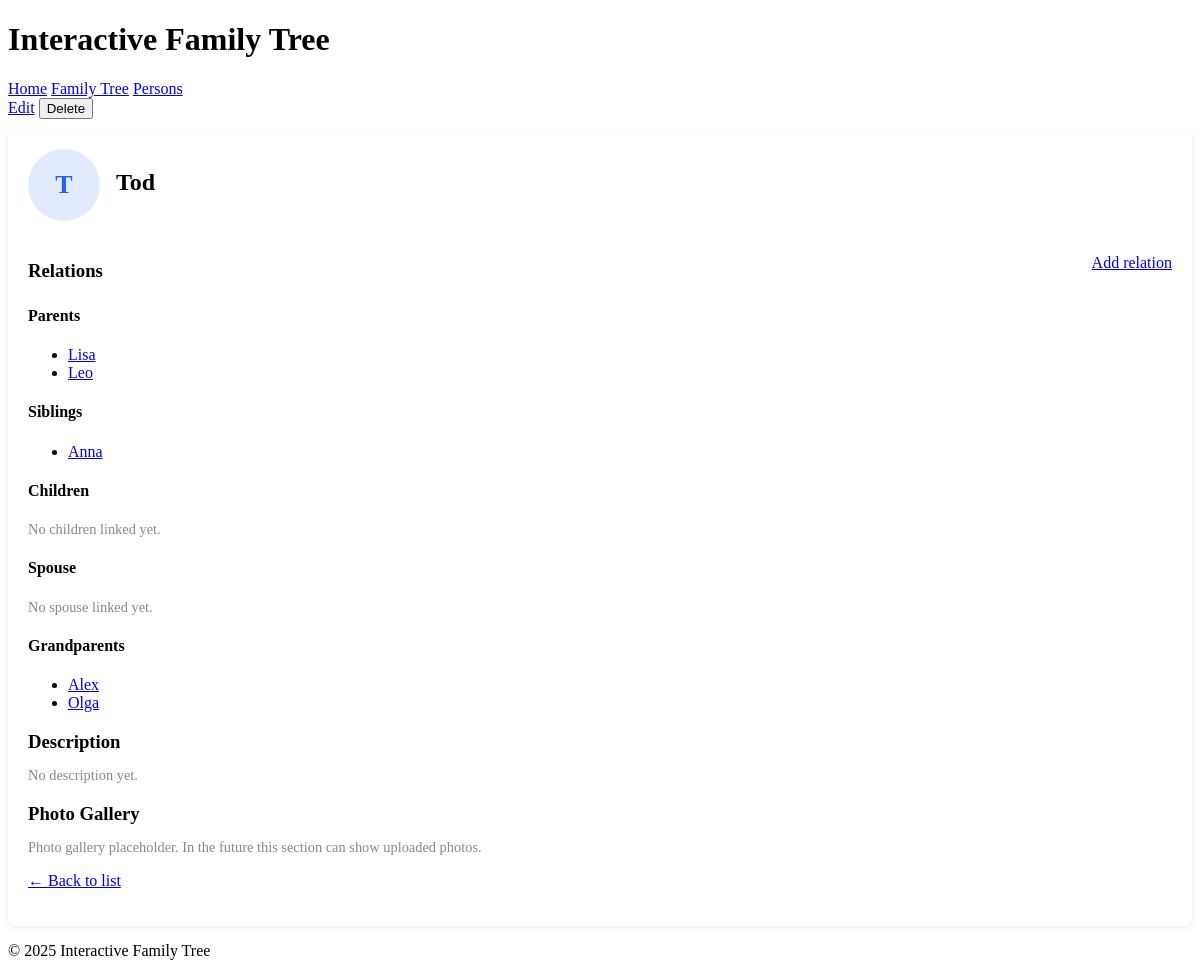
The page /persons/1 on the database its author committed.
### tables this page shows
CREATE TABLE persons (
    id INTEGER PRIMARY KEY AUTOINCREMENT,
    first_name TEXT NOT NULL,
    last_name TEXT,
    birth_date TEXT,
    death_date TEXT,
    gender TEXT,
    notes TEXT,
    created_at TEXT DEFAULT CURRENT_TIMESTAMP
);

### app.py (the view)
@app.route("/persons/<int:person_id>")
def person_detail(person_id):
    person = get_person(person_id)
    if person is None:
        return "Person not found", 404
    parents = get_parents(person_id)
    children = get_children(person_id)
    spouses = get_spouses(person_id)
    siblings = get_siblings(person_id)
    grandparents = get_grandparents(person_id)
    return render_template(
        "person_detail.html",
        person=person,
        parents=parents,
        children=children,
        spouses=spouses,
        siblings=siblings,
        grandparents=grandparents,
    )

### db.py (called while the page is built)
def get_db():
    conn = sqlite3.connect(DB_PATH)
    conn.row_factory = sqlite3.Row
    return conn

def get_person(person_id: int):
    conn = get_db()
    cur = conn.cursor()
    cur.execute("SELECT * FROM persons WHERE id = ?", (person_id,))
    row = cur.fetchone()
    conn.close()
    return row

def get_parents(person_id):
    conn = get_db()
    cur = conn.cursor()
    cur.execute(
        """
        SELECT p.*
        FROM persons p
        JOIN relationships r ON r.person_id = p.id
        WHERE r.relative_id = ? AND r.relation_type = 'parent'
        """,
        (person_id,)
    )
    rows = cur.fetchall()
    conn.close()
    return rows

def get_children(person_id):
    conn = get_db()
    cur = conn.cursor()
    cur.execute(
        """
        SELECT p.*
        FROM persons p
        JOIN relationships r ON r.relative_id = p.id
        WHERE r.person_id = ? AND r.relation_type = 'parent'
        """,
        (person_id,)
    )
    rows = cur.fetchall()
    conn.close()
    return rows

def get_spouses(person_id):
    conn = get_db()
    cur = conn.cursor()
    cur.execute(
        """
        SELECT DISTINCT p.*
        FROM persons p
        JOIN relationships r
          ON (
                (r.person_id = ? AND r.relative_id = p.id)
             OR (r.relative_id = ? AND r.person_id = p.id)
             )
        WHERE r.relation_type = 'spouse'
        """,
        (person_id, person_id)
    )
    rows = cur.fetchall()
    conn.close()
    return rows

def get_siblings(person_id):
    parents = get_parents(person_id)
    if not parents:
        return []
    seen = {}
    for parent in parents:
        children = get_children(parent["id"])
        for child in children:
            if child["id"] == person_id:
                continue
            seen[child["id"]] = child
    return list(seen.values())

def get_grandparents(person_id):
    parents = get_parents(person_id)
    if not parents:
        return []
    seen = {}
    for parent in parents:
        gps = get_parents(parent["id"])
        for gp in gps:
            seen[gp["id"]] = gp
    return list(seen.values())

### templates/person_detail.html (shortened to what this page needs)
{% extends "base.html" %}
{% block content %}
<div class="person-actions" style="margin-bottom: 10px;">
    <a href="{{ url_for('edit_person', person_id=person['id']) }}">Edit</a>
    <form action="{{ url_for('delete_person_route', person_id=person['id']) }}"
          method="post"
          style="display:inline;"
          onsubmit="return confirm('Delete this person?');">
        <button type="submit">Delete</button>
    </form>
</div>
<div class="person-detail">
    <div class="person-header">
        <div class="person-avatar">
            <span class="avatar-initials">
                {{ person["first_name"][0] }}{% if person["last_name"] %}{{ person["last_name"][0] }}{% endif %}
            </span>
        </div>
        <div class="person-main-info">
            <h2>{{ person["first_name"] }} {{ person["last_name"] or "" }}</h2>
        </div>
    </div>
    <div class="person-body">
        <section class="person-section">
            <div style="display: flex; justify-content: space-between; align-items: center;">
                <h3>Relations</h3>
                <a href="{{ url_for('add_relation', person_id=person['id']) }}">Add relation</a>
            </div>
            <h4>Parents</h4>
            {% if parents and parents|length > 0 %}
                <ul>
                {% for p in parents %}
                    <li>
                        <a href="{{ url_for('person_detail', person_id=p['id']) }}">
                            {{ p["first_name"] }} {{ p["last_name"] or "" }}
                        </a>
                    </li>
                {% endfor %}
                </ul>
            {% else %}
                <p class="muted">No parents linked yet.</p>
            {% endif %}
            <h4>Siblings</h4>
            {% if siblings and siblings|length > 0 %}
                <ul>
                {% for s in siblings %}
                    <li>
                        <a href="{{ url_for('person_detail', person_id=s['id']) }}">
                            {{ s["first_name"] }} {{ s["last_name"] or "" }}
                        </a>
                    </li>
                {% endfor %}
                </ul>
            {% else %}
                <p class="muted">No siblings detected.</p>
            {% endif %}
            <h4>Children</h4>
            {% if children and children|length > 0 %}
                <ul>
                {% for c in children %}
                    <li>
                        <a href="{{ url_for('person_detail', person_id=c['id']) }}">
                            {{ c["first_name"] }} {{ c["last_name"] or "" }}
                        </a>
                    </li>
                {% endfor %}
                </ul>
            {% else %}
                <p class="muted">No children linked yet.</p>
            {% endif %}
            <h4>Spouse</h4>
            {% if spouses and spouses|length > 0 %}
                <ul>
                {% for s in spouses %}
                    <li>
                        <a href="{{ url_for('person_detail', person_id=s['id']) }}">
                            {{ s["first_name"] }} {{ s["last_name"] or "" }}
                        </a>
                    </li>
                {% endfor %}
                </ul>
            {% else %}
                <p class="muted">No spouse linked yet.</p>
            {% endif %}
            <h4>Grandparents</h4>
            {% if grandparents and grandparents|length > 0 %}
                <ul>
                {% for gp in grandparents %}
                    <li>
                        <a href="{{ url_for('person_detail', person_id=gp['id']) }}">
                            {{ gp["first_name"] }} {{ gp["last_name"] or "" }}
                        </a>
                    </li>
                {% endfor %}
                </ul>
            {% else %}
                <p class="muted">No grandparents detected.</p>
            {% endif %}
        </section>
        <section class="person-section">
            <h3>Description</h3>
            {% if person["notes"] %}
                <p>{{ person["notes"] }}</p>
            {% else %}
                <p class="muted">No description yet.</p>
            {% endif %}
        </section>
        <section class="person-section">
            <h3>Photo Gallery</h3>
            <p class="muted">
                Photo gallery placeholder. In the future this section can show uploaded photos.
            </p>
        </section>
    </div>
    <p>
        <a href="{{ url_for('persons') }}">← Back to list</a>
    </p>
</div>
{% endblock %}

### static/css/style.css (style rules this page uses)
.person-detail { background: #ffffff; padding: 20px; border-radius: 8px; box-shadow: 0 2px 6px rgba(0,0,0,0.08); }
.person-header { display: flex; align-items: center; gap: 16px; margin-bottom: 20px; }
.person-avatar { width: 72px; height: 72px; border-radius: 50%; background: #2563eb22; display: flex; align-items: center; justify-content: center; font-size: 26px; font-weight: bold; color: #2563eb; }
.person-main-info h2 { margin: 0 0 4px 0; }
.person-body { margin-top: 10px; }
.person-section { margin-bottom: 16px; }
.person-section h3 { margin-bottom: 4px; }
.muted { color: #888; font-size: 0.9rem; }

### rows shown on the page
persons: first_name "T", first_name "Tod"
persons: first_name "Lisa"
persons: first_name "Leo"
persons: first_name "Anna"
persons: first_name "Alex"
persons: first_name "Olga"
